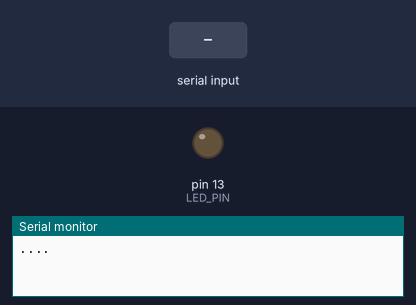
A sketch run on a simulated Arduino Uno, built with avr-gcc and run on an emulated ATmega328P. On the bench: output pins drawn as LEDs (lit = HIGH), the last lines printed to the serial monitor. The inputs (shaded band) are chosen by the test bench.

Above: at 1.2 s.
1.3 s: "1" received over the second serial link
At 2.3 s:
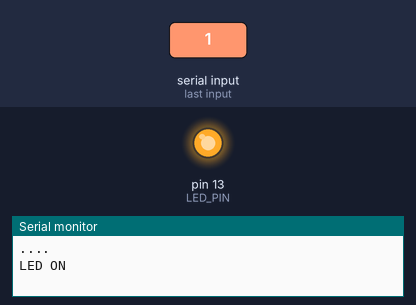
2.8 s: "0" received over the second serial link
At 3.5 s:
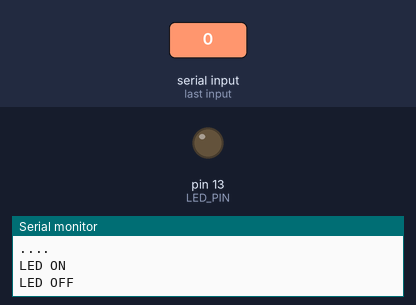
Timing chart, 0 to 5.8 s (numbered marks = the images above; inputs shaded):
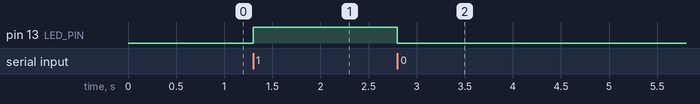

Measured:
- after the input at 1.3 s, pin 13 (LED_PIN): LOW → HIGH at once
- after the input at 2.8 s, pin 13 (LED_PIN): HIGH → LOW at once

The sketch:

sketch_app_led.ino
```cpp
#include <SoftwareSerial.h>
#define LED_PIN 13
#define BTtx 7
#define BTrx 8

SoftwareSerial hc06(BTtx, BTrx);

char data = 0;

void setup() {
  hc06.begin(9600);
  Serial.begin(9600);
  pinMode(LED_PIN, OUTPUT);
  Serial.println("....");
}

void loop() {
  if(hc06.available() > 0){
    data = hc06.read();
  }
  if(data == '0'){
    digitalWrite(LED_PIN, LOW);
    Serial.println("LED OFF");
  }
  else if(data == '1'){
    digitalWrite(LED_PIN, HIGH);
    Serial.println("LED ON");

  }
  data = 0;

}
```
